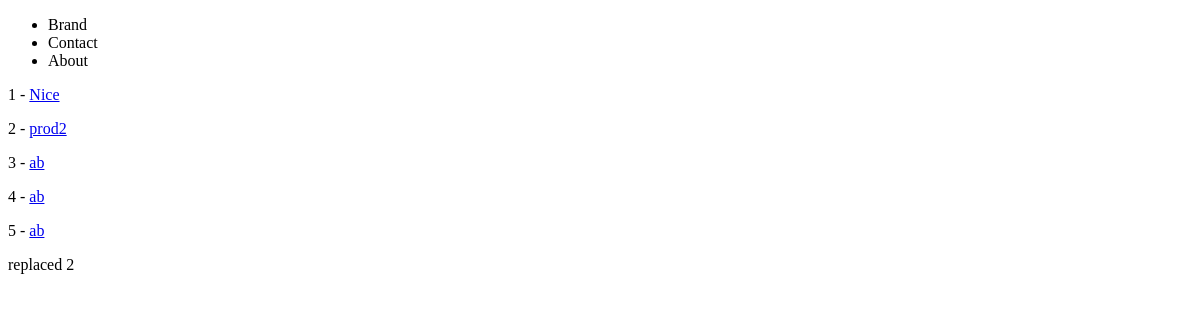
The app's page /products/list/, older data.
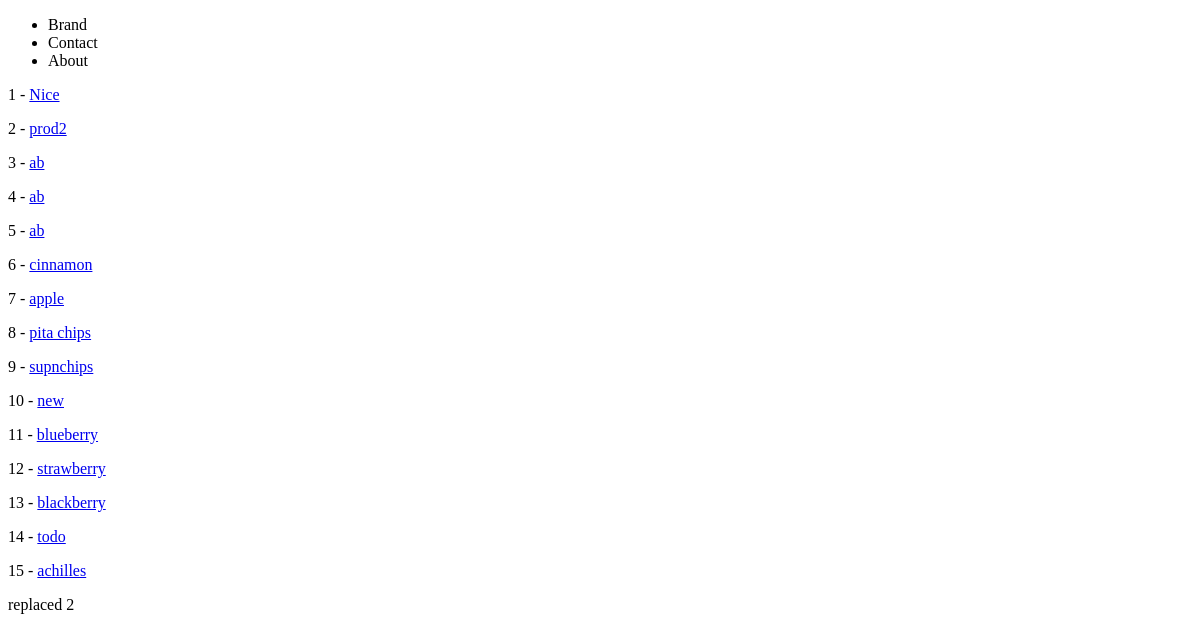
The same page, newer data.
### products/models.py (models this page shows)
class Product(models.Model):
    title = models.CharField(max_length=120) #maxlength is required
    description = models.TextField(blank = True, null = True)
    price = models.DecimalField(decimal_places=2, max_digits=10000)
    summary = models.TextField(blank = False, null = False)
    featured = models.BooleanField(default = False) # null = True, default = True
    def get_absolute_url(self):
        return reverse("products:product-detail", kwargs={"id": self.id}) #but this is how django prefers it

### products/views.py (the view)
# urls.py: path('list/', productList, name = "product-list"),
def productList(request):
    queryset = Product.objects.all() #list of all the objects
    context = {
        "object_list": queryset
    }
    return render(request, "product/list.html", context )

### templates/product/list.html
{% extends 'base.html' %}
{% block content %}
{% for instance in object_list %}
    <p> {{ instance.id}} - <a href="{{ instance.get_absolute_url }}">{{instance.title}}</a> </p>
{% endfor %}
{% endblock content %}

### templates/base.html (shortened to what this page needs)
<!doctype html>
<html>
    <head>
    </head>
    <body>
        {% include "navbar.html" %}
        {% block content %}{% endblock %}
        {% block another %}
        replaced 2
        {% endblock %}
    </body>
</html>

### templates/navbar.html
<nav>
    <ul>
        <li> Brand</li>
        <li> Contact</li>
        <li> About</li>
    </ul>
</nav>

Row changes from the older to the newer data that the page shows:
added Product: id "6", title "cinnamon"
added Product: id "7", title "apple"
added Product: id "8", title "pita chips"
added Product: id "9", title "supnchips"
added Product: id "10", title "new"
added Product: id "11", title "blueberry"
added Product: id "12", title "strawberry"
added Product: id "13", title "blackberry"
added Product: id "14", title "todo"
added Product: id "15", title "achilles"
